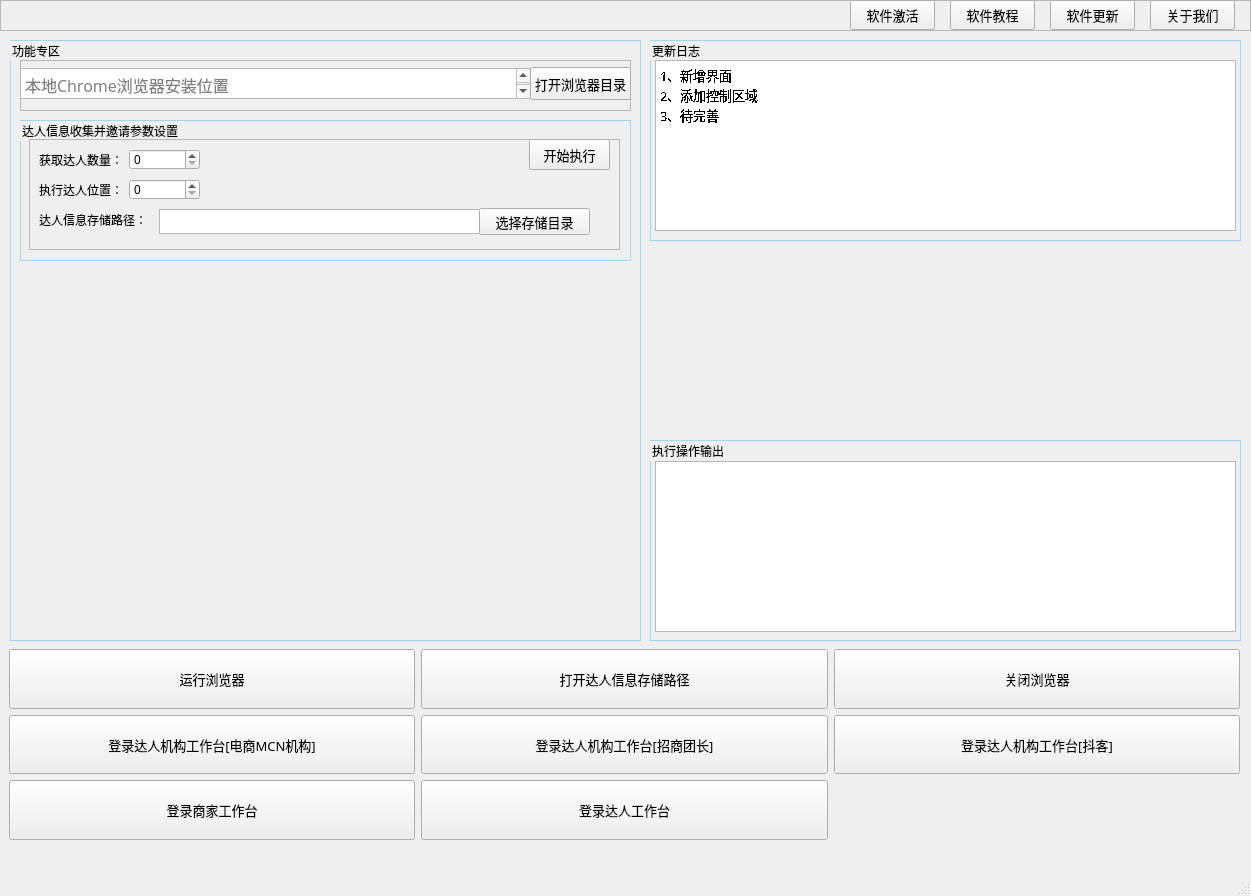
<?xml version="1.0" encoding="UTF-8"?>
<ui version="4.0">
 <class>MainWindow</class>
 <widget class="QMainWindow" name="MainWindow">
  <property name="geometry">
   <rect>
    <x>0</x>
    <y>0</y>
    <width>1251</width>
    <height>896</height>
   </rect>
  </property>
  <property name="windowTitle">
   <string>MainWindow</string>
  </property>
  <property name="styleSheet">
   <string notr="true"/>
  </property>
  <widget class="QWidget" name="centralwidget">
   <property name="styleSheet">
    <string notr="true"/>
   </property>
   <widget class="QFrame" name="frame">
    <property name="geometry">
     <rect>
      <x>0</x>
      <y>0</y>
      <width>1251</width>
      <height>31</height>
     </rect>
    </property>
    <property name="frameShape">
     <enum>QFrame::StyledPanel</enum>
    </property>
    <property name="frameShadow">
     <enum>QFrame::Raised</enum>
    </property>
    <widget class="QPushButton" name="btn_Software_activation">
     <property name="geometry">
      <rect>
       <x>850</x>
       <y>0</y>
       <width>85</width>
       <height>30</height>
      </rect>
     </property>
     <property name="font">
      <font>
       <family>宋体</family>
       <pointsize>10</pointsize>
      </font>
     </property>
     <property name="styleSheet">
      <string notr="true"/>
     </property>
     <property name="text">
      <string>软件激活</string>
     </property>
    </widget>
    <widget class="QPushButton" name="btn_Software_lesson">
     <property name="geometry">
      <rect>
       <x>950</x>
       <y>0</y>
       <width>85</width>
       <height>30</height>
      </rect>
     </property>
     <property name="font">
      <font>
       <family>宋体</family>
       <pointsize>10</pointsize>
      </font>
     </property>
     <property name="styleSheet">
      <string notr="true"/>
     </property>
     <property name="text">
      <string>软件教程</string>
     </property>
    </widget>
    <widget class="QPushButton" name="btn_Software_update">
     <property name="geometry">
      <rect>
       <x>1050</x>
       <y>0</y>
       <width>85</width>
       <height>30</height>
      </rect>
     </property>
     <property name="font">
      <font>
       <family>宋体</family>
       <pointsize>10</pointsize>
      </font>
     </property>
     <property name="styleSheet">
      <string notr="true"/>
     </property>
     <property name="text">
      <string>软件更新</string>
     </property>
    </widget>
    <widget class="QPushButton" name="btn_Software_about">
     <property name="geometry">
      <rect>
       <x>1150</x>
       <y>0</y>
       <width>85</width>
       <height>30</height>
      </rect>
     </property>
     <property name="font">
      <font>
       <family>宋体</family>
       <pointsize>10</pointsize>
      </font>
     </property>
     <property name="styleSheet">
      <string notr="true"/>
     </property>
     <property name="text">
      <string>关于我们</string>
     </property>
    </widget>
   </widget>
   <widget class="QGroupBox" name="groupBox">
    <property name="geometry">
     <rect>
      <x>10</x>
      <y>40</y>
      <width>631</width>
      <height>601</height>
     </rect>
    </property>
    <property name="styleSheet">
     <string notr="true">QGroupBox{border:1px solid rgb(162, 213, 242);}</string>
    </property>
    <property name="title">
     <string>功能专区</string>
    </property>
    <widget class="QFrame" name="frame_2">
     <property name="geometry">
      <rect>
       <x>10</x>
       <y>20</y>
       <width>611</width>
       <height>51</height>
      </rect>
     </property>
     <property name="frameShape">
      <enum>QFrame::StyledPanel</enum>
     </property>
     <property name="frameShadow">
      <enum>QFrame::Raised</enum>
     </property>
     <widget class="QTextBrowser" name="input_Browser_path">
      <property name="enabled">
       <bool>true</bool>
      </property>
      <property name="geometry">
       <rect>
        <x>0</x>
        <y>8</y>
        <width>511</width>
        <height>31</height>
       </rect>
      </property>
      <property name="font">
       <font>
        <family>幼圆</family>
        <pointsize>12</pointsize>
        <weight>50</weight>
        <bold>false</bold>
       </font>
      </property>
      <property name="styleSheet">
       <string notr="true">QTextEdit{
	line-height:41px;
}</string>
      </property>
      <property name="frameShape">
       <enum>QFrame::StyledPanel</enum>
      </property>
      <property name="frameShadow">
       <enum>QFrame::Sunken</enum>
      </property>
      <property name="autoFormatting">
       <set>QTextEdit::AutoNone</set>
      </property>
      <property name="textInteractionFlags">
       <set>Qt::LinksAccessibleByKeyboard|Qt::LinksAccessibleByMouse|Qt::TextEditable|Qt::TextSelectableByKeyboard</set>
      </property>
      <property name="placeholderText">
       <string>本地Chrome浏览器安装位置</string>
      </property>
     </widget>
     <widget class="QPushButton" name="btn_Choose_browser_path">
      <property name="geometry">
       <rect>
        <x>510</x>
        <y>7</y>
        <width>101</width>
        <height>33</height>
       </rect>
      </property>
      <property name="font">
       <font>
        <family>宋体</family>
        <pointsize>10</pointsize>
       </font>
      </property>
      <property name="styleSheet">
       <string notr="true"/>
      </property>
      <property name="text">
       <string>打开浏览器目录</string>
      </property>
     </widget>
    </widget>
    <widget class="QGroupBox" name="groupBox_2">
     <property name="geometry">
      <rect>
       <x>10</x>
       <y>80</y>
       <width>611</width>
       <height>141</height>
      </rect>
     </property>
     <property name="styleSheet">
      <string>QGroupBox{border:1px solid rgb(162, 213, 242);}</string>
     </property>
     <property name="title">
      <string>达人信息收集并邀请参数设置</string>
     </property>
     <widget class="QFrame" name="frame_3">
      <property name="geometry">
       <rect>
        <x>9</x>
        <y>19</y>
        <width>591</width>
        <height>111</height>
       </rect>
      </property>
      <property name="frameShape">
       <enum>QFrame::StyledPanel</enum>
      </property>
      <property name="frameShadow">
       <enum>QFrame::Raised</enum>
      </property>
      <widget class="QLabel" name="label">
       <property name="geometry">
        <rect>
         <x>10</x>
         <y>10</y>
         <width>91</width>
         <height>21</height>
        </rect>
       </property>
       <property name="text">
        <string>获取达人数量：</string>
       </property>
      </widget>
      <widget class="QSpinBox" name="option_select_daren_numbers">
       <property name="geometry">
        <rect>
         <x>100</x>
         <y>10</y>
         <width>71</width>
         <height>21</height>
        </rect>
       </property>
      </widget>
      <widget class="QLabel" name="label_2">
       <property name="geometry">
        <rect>
         <x>10</x>
         <y>40</y>
         <width>91</width>
         <height>21</height>
        </rect>
       </property>
       <property name="text">
        <string>执行达人位置：</string>
       </property>
      </widget>
      <widget class="QSpinBox" name="option_daren_daren_start">
       <property name="geometry">
        <rect>
         <x>100</x>
         <y>40</y>
         <width>71</width>
         <height>21</height>
        </rect>
       </property>
      </widget>
      <widget class="QPushButton" name="btn_Run_script_all">
       <property name="geometry">
        <rect>
         <x>500</x>
         <y>0</y>
         <width>81</width>
         <height>31</height>
        </rect>
       </property>
       <property name="font">
        <font>
         <family>宋体</family>
         <pointsize>10</pointsize>
        </font>
       </property>
       <property name="styleSheet">
        <string notr="true"/>
       </property>
       <property name="text">
        <string>开始执行</string>
       </property>
      </widget>
      <widget class="QTextEdit" name="input_daren_save_path">
       <property name="geometry">
        <rect>
         <x>130</x>
         <y>70</y>
         <width>321</width>
         <height>25</height>
        </rect>
       </property>
      </widget>
      <widget class="QLabel" name="label_3">
       <property name="geometry">
        <rect>
         <x>10</x>
         <y>70</y>
         <width>111</width>
         <height>21</height>
        </rect>
       </property>
       <property name="text">
        <string>达人信息存储路径：</string>
       </property>
      </widget>
      <widget class="QPushButton" name="btn_Choose_daren_path">
       <property name="geometry">
        <rect>
         <x>450</x>
         <y>69</y>
         <width>111</width>
         <height>27</height>
        </rect>
       </property>
       <property name="font">
        <font>
         <family>宋体</family>
         <pointsize>10</pointsize>
        </font>
       </property>
       <property name="text">
        <string>选择存储目录</string>
       </property>
      </widget>
     </widget>
    </widget>
   </widget>
   <widget class="QGroupBox" name="groupBox_3">
    <property name="geometry">
     <rect>
      <x>650</x>
      <y>440</y>
      <width>591</width>
      <height>201</height>
     </rect>
    </property>
    <property name="styleSheet">
     <string notr="true">QGroupBox{border:1px solid rgb(162, 213, 242);}</string>
    </property>
    <property name="title">
     <string>执行操作输出</string>
    </property>
    <widget class="QTextBrowser" name="Log_operate_output">
     <property name="geometry">
      <rect>
       <x>5</x>
       <y>21</y>
       <width>581</width>
       <height>171</height>
      </rect>
     </property>
    </widget>
   </widget>
   <widget class="QGroupBox" name="groupBox_4">
    <property name="geometry">
     <rect>
      <x>650</x>
      <y>40</y>
      <width>591</width>
      <height>201</height>
     </rect>
    </property>
    <property name="styleSheet">
     <string notr="true">QGroupBox{border:1px solid rgb(162, 213, 242);}</string>
    </property>
    <property name="title">
     <string>更新日志</string>
    </property>
    <widget class="QTextBrowser" name="Log_change_output">
     <property name="geometry">
      <rect>
       <x>5</x>
       <y>20</y>
       <width>581</width>
       <height>171</height>
      </rect>
     </property>
     <property name="font">
      <font>
       <family>微软雅黑</family>
       <pointsize>14</pointsize>
       <weight>50</weight>
       <italic>false</italic>
       <bold>false</bold>
       <underline>false</underline>
       <strikeout>false</strikeout>
       <stylestrategy>NoAntialias</stylestrategy>
      </font>
     </property>
     <property name="focusPolicy">
      <enum>Qt::StrongFocus</enum>
     </property>
     <property name="styleSheet">
      <string notr="true"/>
     </property>
     <property name="html">
      <string>&lt;!DOCTYPE HTML PUBLIC &quot;-//W3C//DTD HTML 4.0//EN&quot; &quot;http://www.w3.org/TR/REC-html40/strict.dtd&quot;&gt;
&lt;html&gt;&lt;head&gt;&lt;meta name=&quot;qrichtext&quot; content=&quot;1&quot; /&gt;&lt;style type=&quot;text/css&quot;&gt;
p, li { white-space: pre-wrap; }
&lt;/style&gt;&lt;/head&gt;&lt;body style=&quot; font-family:'微软雅黑'; font-size:14pt; font-weight:400; font-style:normal;&quot;&gt;
&lt;p style=&quot; margin-top:0px; margin-bottom:0px; margin-left:0px; margin-right:0px; -qt-block-indent:0; text-indent:0px;&quot;&gt;&lt;span style=&quot; font-family:'SimSun'; font-size:10pt;&quot;&gt;1、新增界面&lt;/span&gt;&lt;/p&gt;
&lt;p style=&quot; margin-top:0px; margin-bottom:0px; margin-left:0px; margin-right:0px; -qt-block-indent:0; text-indent:0px;&quot;&gt;&lt;span style=&quot; font-family:'SimSun'; font-size:10pt;&quot;&gt;2、添加控制区域&lt;/span&gt;&lt;/p&gt;
&lt;p style=&quot; margin-top:0px; margin-bottom:0px; margin-left:0px; margin-right:0px; -qt-block-indent:0; text-indent:0px;&quot;&gt;&lt;span style=&quot; font-family:'SimSun'; font-size:10pt;&quot;&gt;3、待完善&lt;/span&gt;&lt;/p&gt;&lt;/body&gt;&lt;/html&gt;</string>
     </property>
    </widget>
   </widget>
   <widget class="QWidget" name="gridLayoutWidget">
    <property name="geometry">
     <rect>
      <x>9</x>
      <y>649</y>
      <width>1231</width>
      <height>191</height>
     </rect>
    </property>
    <property name="mouseTracking">
     <bool>true</bool>
    </property>
    <layout class="QGridLayout" name="gridLayout">
     <item row="1" column="2">
      <widget class="QPushButton" name="btn_Login_Douke">
       <property name="maximumSize">
        <size>
         <width>16777215</width>
         <height>60</height>
        </size>
       </property>
       <property name="font">
        <font>
         <family>宋体</family>
         <pointsize>10</pointsize>
         <weight>50</weight>
         <bold>false</bold>
        </font>
       </property>
       <property name="mouseTracking">
        <bool>true</bool>
       </property>
       <property name="styleSheet">
        <string notr="true"/>
       </property>
       <property name="text">
        <string>登录达人机构工作台[抖客]</string>
       </property>
      </widget>
     </item>
     <item row="0" column="2">
      <widget class="QPushButton" name="btn_Close_browser">
       <property name="maximumSize">
        <size>
         <width>16777215</width>
         <height>60</height>
        </size>
       </property>
       <property name="font">
        <font>
         <family>宋体</family>
         <pointsize>10</pointsize>
         <weight>50</weight>
         <bold>false</bold>
        </font>
       </property>
       <property name="mouseTracking">
        <bool>true</bool>
       </property>
       <property name="styleSheet">
        <string notr="true"/>
       </property>
       <property name="text">
        <string>关闭浏览器</string>
       </property>
      </widget>
     </item>
     <item row="2" column="1">
      <widget class="QPushButton" name="btn_Login_daren_person">
       <property name="maximumSize">
        <size>
         <width>16777215</width>
         <height>60</height>
        </size>
       </property>
       <property name="font">
        <font>
         <family>宋体</family>
         <pointsize>10</pointsize>
         <weight>50</weight>
         <bold>false</bold>
        </font>
       </property>
       <property name="mouseTracking">
        <bool>true</bool>
       </property>
       <property name="styleSheet">
        <string notr="true"/>
       </property>
       <property name="text">
        <string>登录达人工作台</string>
       </property>
      </widget>
     </item>
     <item row="2" column="0">
      <widget class="QPushButton" name="btn_Login_business">
       <property name="maximumSize">
        <size>
         <width>16777215</width>
         <height>60</height>
        </size>
       </property>
       <property name="font">
        <font>
         <family>宋体</family>
         <pointsize>10</pointsize>
         <weight>50</weight>
         <bold>false</bold>
        </font>
       </property>
       <property name="mouseTracking">
        <bool>true</bool>
       </property>
       <property name="styleSheet">
        <string notr="true"/>
       </property>
       <property name="text">
        <string>登录商家工作台</string>
       </property>
      </widget>
     </item>
     <item row="0" column="1">
      <widget class="QPushButton" name="btn_Open_daren_path">
       <property name="maximumSize">
        <size>
         <width>16777215</width>
         <height>60</height>
        </size>
       </property>
       <property name="font">
        <font>
         <family>宋体</family>
         <pointsize>10</pointsize>
         <weight>50</weight>
         <bold>false</bold>
        </font>
       </property>
       <property name="mouseTracking">
        <bool>true</bool>
       </property>
       <property name="styleSheet">
        <string notr="true"/>
       </property>
       <property name="text">
        <string>打开达人信息存储路径</string>
       </property>
      </widget>
     </item>
     <item row="1" column="0">
      <widget class="QPushButton" name="btn_Login_MCN">
       <property name="maximumSize">
        <size>
         <width>16777215</width>
         <height>60</height>
        </size>
       </property>
       <property name="font">
        <font>
         <family>宋体</family>
         <pointsize>10</pointsize>
         <weight>50</weight>
         <bold>false</bold>
        </font>
       </property>
       <property name="styleSheet">
        <string notr="true"/>
       </property>
       <property name="text">
        <string>登录达人机构工作台[电商MCN机构]</string>
       </property>
      </widget>
     </item>
     <item row="0" column="0">
      <widget class="QPushButton" name="btn_Open_browser">
       <property name="maximumSize">
        <size>
         <width>16777215</width>
         <height>60</height>
        </size>
       </property>
       <property name="font">
        <font>
         <family>宋体</family>
         <pointsize>10</pointsize>
         <weight>50</weight>
         <bold>false</bold>
        </font>
       </property>
       <property name="mouseTracking">
        <bool>true</bool>
       </property>
       <property name="styleSheet">
        <string notr="true"/>
       </property>
       <property name="text">
        <string>运行浏览器</string>
       </property>
      </widget>
     </item>
     <item row="1" column="1">
      <widget class="QPushButton" name="btn_Login_commander">
       <property name="maximumSize">
        <size>
         <width>16777215</width>
         <height>60</height>
        </size>
       </property>
       <property name="font">
        <font>
         <family>宋体</family>
         <pointsize>10</pointsize>
         <weight>50</weight>
         <bold>false</bold>
        </font>
       </property>
       <property name="mouseTracking">
        <bool>true</bool>
       </property>
       <property name="styleSheet">
        <string notr="true"/>
       </property>
       <property name="text">
        <string>登录达人机构工作台[招商团长]</string>
       </property>
      </widget>
     </item>
    </layout>
   </widget>
  </widget>
  <widget class="QMenuBar" name="menubar">
   <property name="geometry">
    <rect>
     <x>0</x>
     <y>0</y>
     <width>1251</width>
     <height>23</height>
    </rect>
   </property>
  </widget>
  <widget class="QStatusBar" name="statusbar"/>
 </widget>
 <resources/>
 <connections/>
</ui>
